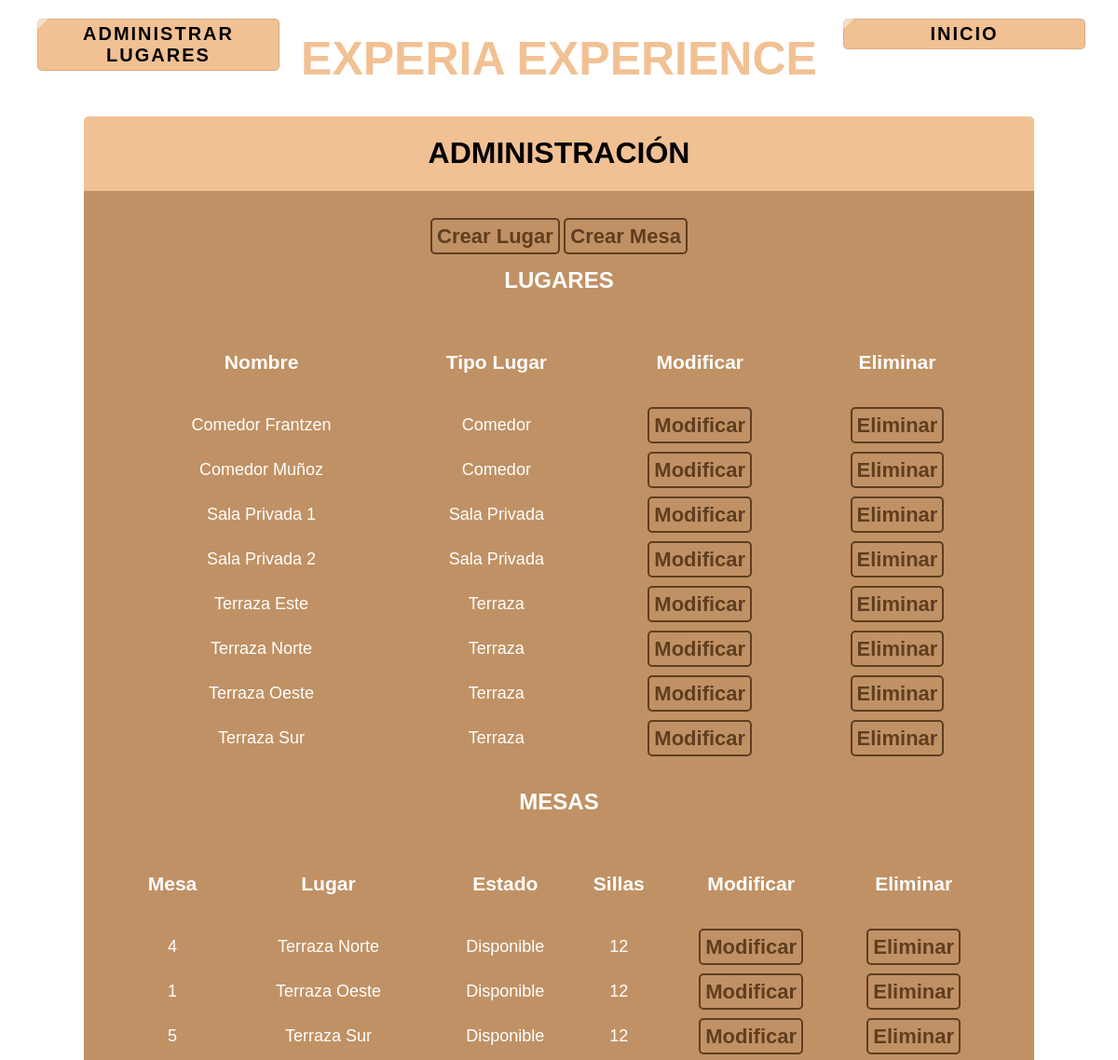
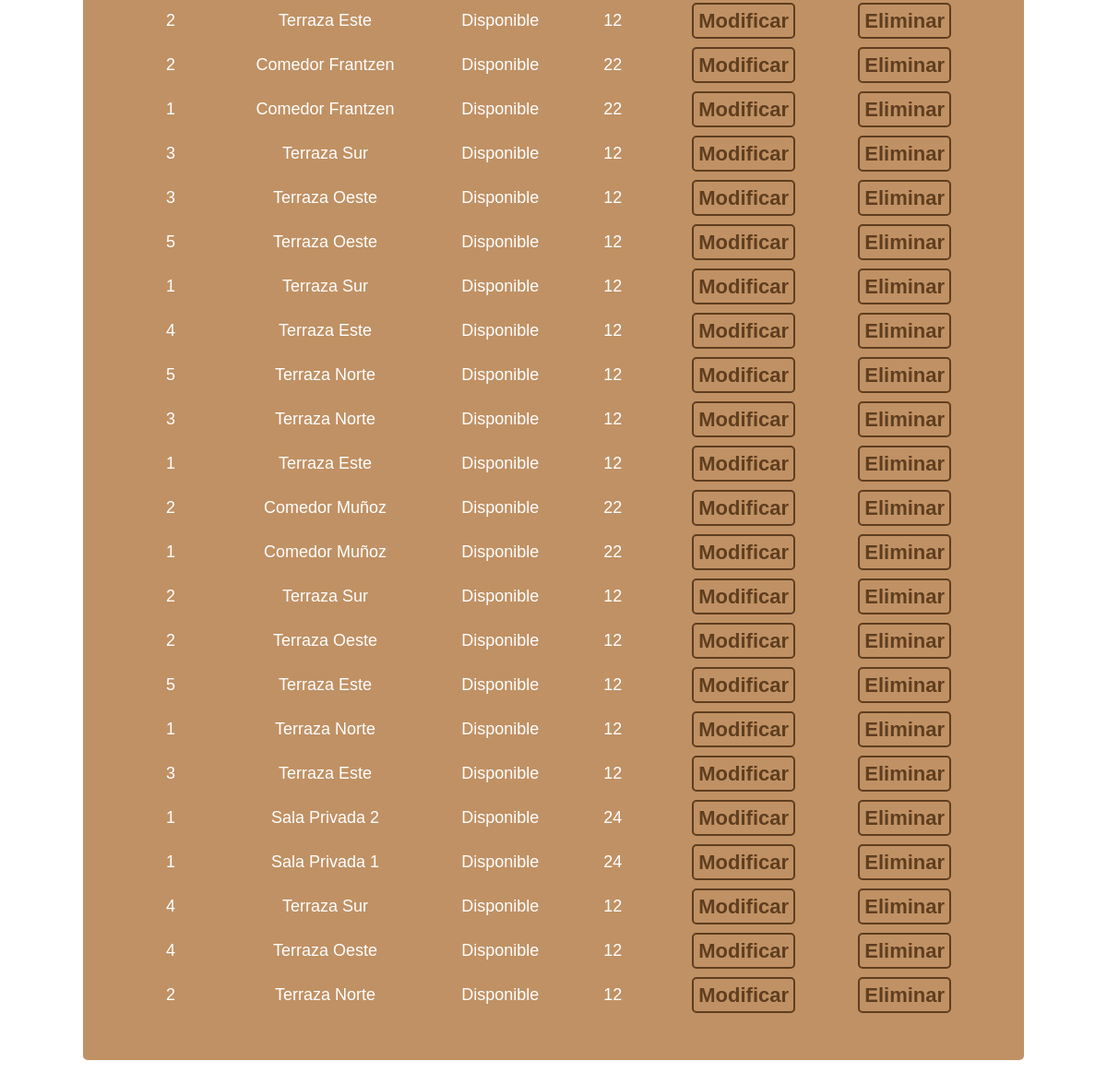
/view/administrar_lugares.php (signed in), run on the app's committed database (2 pictures, top to bottom).
### tables this page shows
CREATE TABLE `tbl_lugar` (
  `id_lugar` int NOT NULL AUTO_INCREMENT,
  `nom_lugar` varchar(45) DEFAULT NULL,
  `fk_id_tipo_lugar` int DEFAULT NULL,
  `img_lugar` varchar(250) DEFAULT NULL,
  PRIMARY KEY (`id_lugar`),
  KEY `fk_id_tipo_lugar_idx` (`fk_id_tipo_lugar`),
  CONSTRAINT `fk_id_tipo_lugar` FOREIGN KEY (`fk_id_tipo_lugar`) REFERENCES `tbl_tipo_lugar` (`id_tipo_lugar`)
);

CREATE TABLE `tbl_tipo_lugar` (
  `id_tipo_lugar` int NOT NULL AUTO_INCREMENT,
  `tipo_lugar` varchar(20) DEFAULT NULL,
  `img_tipo_lugar` varchar(255) DEFAULT NULL,
  PRIMARY KEY (`id_tipo_lugar`)
);

CREATE TABLE `tbl_mesa` (
  `id_mesa` int NOT NULL AUTO_INCREMENT,
  `numero_mesa` int DEFAULT NULL,
  `id_lugar` int DEFAULT NULL,
  `estado_mesa` tinyint DEFAULT NULL,
  `num_sillas_mesa` varchar(2) DEFAULT NULL,
  PRIMARY KEY (`id_mesa`),
  KEY `fk_lugar_mesa_idx` (`id_lugar`),
  CONSTRAINT `fk_lugar_mesa` FOREIGN KEY (`id_lugar`) REFERENCES `tbl_lugar` (`id_lugar`)
);

### view/administrar_lugares.php (the view, shortened to what this page needs)
<!DOCTYPE html>
<html lang="en">
<head>
    <link rel="stylesheet" href="../styles/style.css">
</head>
<body id="portada">
        <?php
            include '../services/connection.php';
        ?>
    <div class="row2" id="section-1">
        <div class="usuario column-1">
        <ul class="padding-lat">
        <b><a class="btn-logout">ADMINISTRAR LUGARES</a></b>
        </ul>
        </div>
        <div class="column-2 titulo2">
            <h1>EXPERIA EXPERIENCE</h1>
        </div>
        <div class="logout column-1">
            <ul class="padding-lat">
            <b><a style="text-decoration:none" class="btn-logout" href="./zona_admin.php">INICIO</a></b>
            </ul>
        </div>
    </div>
    <div class="flex">
        <div class="menu">
            <h1>ADMINISTRACIÓN</h1>
        </div>
    </div>
    <div class="flex">
        <div class="contenido_admin">
            <div>
            <a href="./crear_lugar.php" class="">Crear Lugar</a>
            <a href="./crear_mesa.php" class="">Crear Mesa</a><br>
            </div>
            <h2>LUGARES</h2>
            <?php
                $stmt = $pdo->prepare("SELECT tl.*, l.* FROM tbl_tipo_lugar tl
                INNER JOIN tbl_lugar l ON tl.id_tipo_lugar = l.fk_id_tipo_lugar
                ORDER BY l.nom_lugar ASC");
                $stmt->execute();
                $sentencia=$stmt->fetchAll(PDO::FETCH_ASSOC);
                    try{
                        if(!$sentencia == ""){
                            ?>
                                <table cellspacing = '20px' class="contenido_tbl_users">
                                    <tr class="contenido_tbl_users">
                                        <td>
                                            <h3>Nombre</h3>
                                        </td>
                                        <td>
                                            <h3>Tipo Lugar</h3>
                                        </td>
                                        <td>
                                            <h3>Modificar</h3>
                                        </td>
                                        <td>
                                            <h3>Eliminar</h3>
                                        </td>
                                    </tr>
                                        <?php
                                        foreach($sentencia as $row){
                                                echo "<tr class='contenido_tbl_users'>";
                                                echo "<td>{$row["nom_lugar"]}</td>";
                                                echo "<td>{$row["tipo_lugar"]}</td>";
                                                echo "<td><a href='./modif_lugares.php?id={$row['id_lugar']}'>Modificar</a></td>";
                                                echo "<td><a href='../processes/elim_lugar.proc.php?id={$row['id_lugar']}'>Eliminar</a></td>";
                                                echo "</tr>";
                                        }
                                        ?>
                                </table>
                            <?php
                        }else{
                            echo "No hay datos";
                        }
                    }catch (PDOException $e) {
                        echo $e->getMessage();
                    }
                ?>
                <h2>MESAS</h2>
                <?php
                $stmt = $pdo->prepare("SELECT m.*, l.* FROM tbl_mesa m
                INNER JOIN tbl_lugar l ON m.id_lugar = l.id_lugar
                ORDER BY m.numero_mesa AND l.nom_lugar ASC");
                $stmt->execute();
                $sentencia=$stmt->fetchAll(PDO::FETCH_ASSOC);
                    try{
                        if(!$sentencia == ""){
                            ?>
                                <table cellspacing = '20px' class="contenido_tbl_users">
                                    <tr class="contenido_tbl_users">
                                        <td>
                                            <h3>Mesa</h3>
                                        </td>
                                        <td>
                                            <h3>Lugar</h3>
                                        </td>
                                        <td>
                                            <h3>Estado</h3>
                                        </td>
                                        <td>
                                            <h3>Sillas</h3>
                                        </td>
                                        <td>
                                            <h3>Modificar</h3>
                                        </td>
                                        <td>
                                            <h3>Eliminar</h3>
                                        </td>
                                    </tr>
                                        <?php
                                        foreach($sentencia as $row){
                                                echo "<tr class='contenido_tbl_users'>";
                                                echo "<td>{$row["numero_mesa"]}</td>";
                                                echo "<td>{$row["nom_lugar"]}</td>";
                                                if($row["estado_mesa"] == 0){
                                                    echo "<td>No isponible</td>";
                                                }elseif($row["estado_mesa"] == 1){
                                                    echo "<td>Disponible</td>";
                                                }else{
                                                    echo "<td>Mantenimiento</td>";
                                                }
                                                echo "<td>{$row["num_sillas_mesa"]}</td>";
                                                echo "<td><a href='./modif_mesa.php?id={$row['id_mesa']}'>Modificar</a></td>";
                                                echo "<td><a href='../processes/elim_mesa.proc.php?id={$row['id_mesa']}'>Eliminar</a></td>";
                                                echo "</tr>";
                                        }
                                        ?>
                                </table>
                            <?php
                        }else{
                            echo "No hay datos";
                        }
                    }catch (PDOException $e) {
                        echo $e->getMessage();
                    }
                ?>
            </div>
        </div>
</body>
</html>

### styles/style.css (style rules this page uses)
* { box-sizing: border-box; }
body { margin: 0; font-family: Arial; }
#portada { background-image: url("https://s1.1zoom.me/big0/706/350861-admin.jpg"); background-size: cover; background-attachment: fixed; }
.row2:after { content: ""; display: table; clear: both; }
#section-1 { padding: 0%; }
.usuario { text-align: left; color: black; font-size: 20px; }
.logout { text-align: right; color: black; font-size: 20px; margin-left: -35px; }
.column-1 { width: 25%; float: left; }
.btn-logout { position: relative; display: block; padding: 5px; border-radius: 5px; text-align: center; font-family: "Avant Garde", Avantgarde, "Century Gothic", CenturyGothic, "AppleGothic", sans-serif; font-weight: bold; overflow: hidden; color: rgb(0, 0, 0); cursor: pointer; letter-spacing: 2px; box-shadow: inset 0 0 0 1px rgba(0, 0, 0, 0.1); text-decoration: none; transition: all ease 0.5s; background: #f1c194; }
.btn-logout:after, .btn-logout:before { width: 80px; height: 200px; content: ''; display: block; background: rgba(255, 255, 255, 0.5); transform: rotate(45deg); top: -60px; position: absolute; transition: none; right: -45%; cursor: pointer; }
.btn-logout:before { left: -48%; }
.column-2 { width: 50%; float: left; }
.titulo2 { text-align: center; color: #f1c194; font-size: 25px; font-family: "Avant Garde", Avantgarde, "Century Gothic", CenturyGothic, "AppleGothic", sans-serif; text-transform: uppercase; text-rendering: optimizeLegibility; }
.menu { color: black; width: 85%; border-top-left-radius: 5px; border-top-right-radius: 5px; height: 10%; background-color: #f1c194; text-align: center; }
.flex { display: flex; align-items: center; justify-content: center; }
.contenido_admin { color: white; width: 85%; background-color: #c09164; display: flex; align-items: center; padding: 3%; justify-content: center; border-bottom-left-radius: 5px; border-bottom-right-radius: 5px; flex-direction: column; margin-bottom: 5%; }
.contenido_admin a { text-decoration: none; color: #5f3e20; background-color: none; border: 2px solid #5f3e20; border-radius: 5px; padding: 5px; font-size: 22px; font-weight: bold; }
.contenido_tbl_users { font-size: 18px; width: 100%; text-align: center; }

### data on the page
tbl_lugar: nom_lugar "Comedor Frantzen", fk_id_tipo_lugar.tipo_lugar "Comedor"
tbl_lugar: nom_lugar "Comedor Muñoz", fk_id_tipo_lugar.tipo_lugar "Comedor"
tbl_lugar: nom_lugar "Sala Privada 1", fk_id_tipo_lugar.tipo_lugar "Sala Privada"
tbl_lugar: nom_lugar "Sala Privada 2", fk_id_tipo_lugar.tipo_lugar "Sala Privada"
tbl_lugar: nom_lugar "Terraza Este", fk_id_tipo_lugar.tipo_lugar "Terraza"
tbl_lugar: nom_lugar "Terraza Norte", fk_id_tipo_lugar.tipo_lugar "Terraza"
tbl_lugar: nom_lugar "Terraza Oeste", fk_id_tipo_lugar.tipo_lugar "Terraza"
tbl_lugar: nom_lugar "Terraza Sur", fk_id_tipo_lugar.tipo_lugar "Terraza"
tbl_mesa: numero_mesa "4", id_lugar.nom_lugar "Terraza Norte", estado_mesa "Disponible", num_sillas_mesa "12"
tbl_mesa: numero_mesa "1", id_lugar.nom_lugar "Terraza Oeste", estado_mesa "Disponible", num_sillas_mesa "12"
tbl_mesa: numero_mesa "5", id_lugar.nom_lugar "Terraza Sur", estado_mesa "Disponible", num_sillas_mesa "12"
tbl_mesa: numero_mesa "2", id_lugar.nom_lugar "Terraza Este", estado_mesa "Disponible", num_sillas_mesa "12"
tbl_mesa: numero_mesa "2", id_lugar.nom_lugar "Comedor Frantzen", estado_mesa "Disponible", num_sillas_mesa "22"
tbl_mesa: numero_mesa "1", id_lugar.nom_lugar "Comedor Frantzen", estado_mesa "Disponible", num_sillas_mesa "22"
tbl_mesa: numero_mesa "3", id_lugar.nom_lugar "Terraza Sur", estado_mesa "Disponible", num_sillas_mesa "12"
tbl_mesa: numero_mesa "3", id_lugar.nom_lugar "Terraza Oeste", estado_mesa "Disponible", num_sillas_mesa "12"
tbl_mesa: numero_mesa "5", id_lugar.nom_lugar "Terraza Oeste", estado_mesa "Disponible", num_sillas_mesa "12"
tbl_mesa: numero_mesa "1", id_lugar.nom_lugar "Terraza Sur", estado_mesa "Disponible", num_sillas_mesa "12"
tbl_mesa: numero_mesa "4", id_lugar.nom_lugar "Terraza Este", estado_mesa "Disponible", num_sillas_mesa "12"
tbl_mesa: numero_mesa "5", id_lugar.nom_lugar "Terraza Norte", estado_mesa "Disponible", num_sillas_mesa "12"
tbl_mesa: numero_mesa "3", id_lugar.nom_lugar "Terraza Norte", estado_mesa "Disponible", num_sillas_mesa "12"
tbl_mesa: numero_mesa "1", id_lugar.nom_lugar "Terraza Este", estado_mesa "Disponible", num_sillas_mesa "12"
tbl_mesa: numero_mesa "2", id_lugar.nom_lugar "Comedor Muñoz", estado_mesa "Disponible", num_sillas_mesa "22"
tbl_mesa: numero_mesa "1", id_lugar.nom_lugar "Comedor Muñoz", estado_mesa "Disponible", num_sillas_mesa "22"
tbl_mesa: numero_mesa "2", id_lugar.nom_lugar "Terraza Sur", estado_mesa "Disponible", num_sillas_mesa "12"
tbl_mesa: numero_mesa "2", id_lugar.nom_lugar "Terraza Oeste", estado_mesa "Disponible", num_sillas_mesa "12"
tbl_mesa: numero_mesa "5", id_lugar.nom_lugar "Terraza Este", estado_mesa "Disponible", num_sillas_mesa "12"
tbl_mesa: numero_mesa "1", id_lugar.nom_lugar "Terraza Norte", estado_mesa "Disponible", num_sillas_mesa "12"
tbl_mesa: numero_mesa "3", id_lugar.nom_lugar "Terraza Este", estado_mesa "Disponible", num_sillas_mesa "12"
tbl_mesa: numero_mesa "1", id_lugar.nom_lugar "Sala Privada 2", estado_mesa "Disponible", num_sillas_mesa "24"
tbl_mesa: numero_mesa "1", id_lugar.nom_lugar "Sala Privada 1", estado_mesa "Disponible", num_sillas_mesa "24"
tbl_mesa: numero_mesa "4", id_lugar.nom_lugar "Terraza Sur", estado_mesa "Disponible", num_sillas_mesa "12"
tbl_mesa: numero_mesa "4", id_lugar.nom_lugar "Terraza Oeste", estado_mesa "Disponible", num_sillas_mesa "12"
tbl_mesa: numero_mesa "2", id_lugar.nom_lugar "Terraza Norte", estado_mesa "Disponible", num_sillas_mesa "12"
